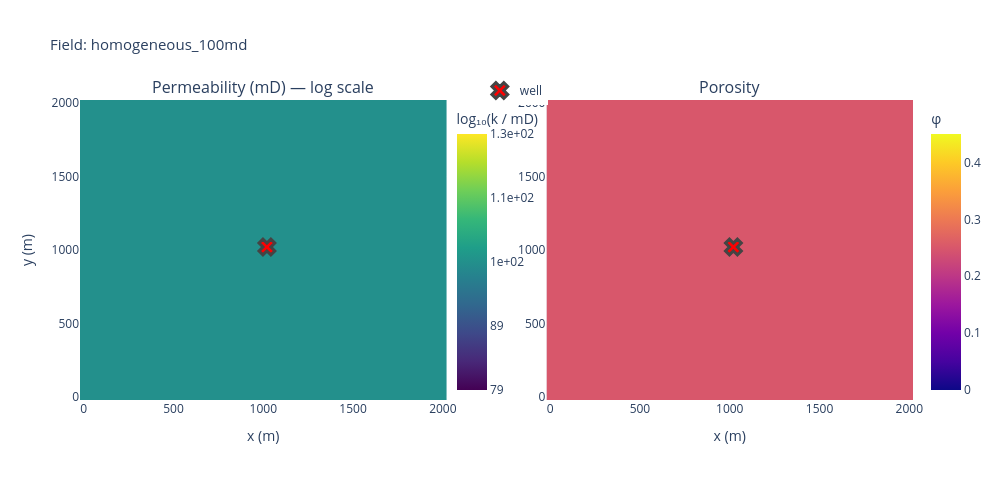
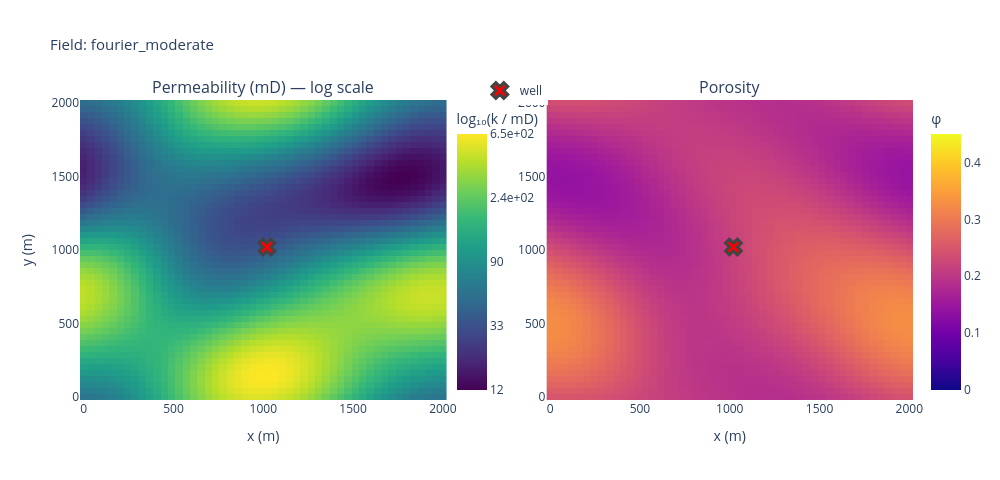
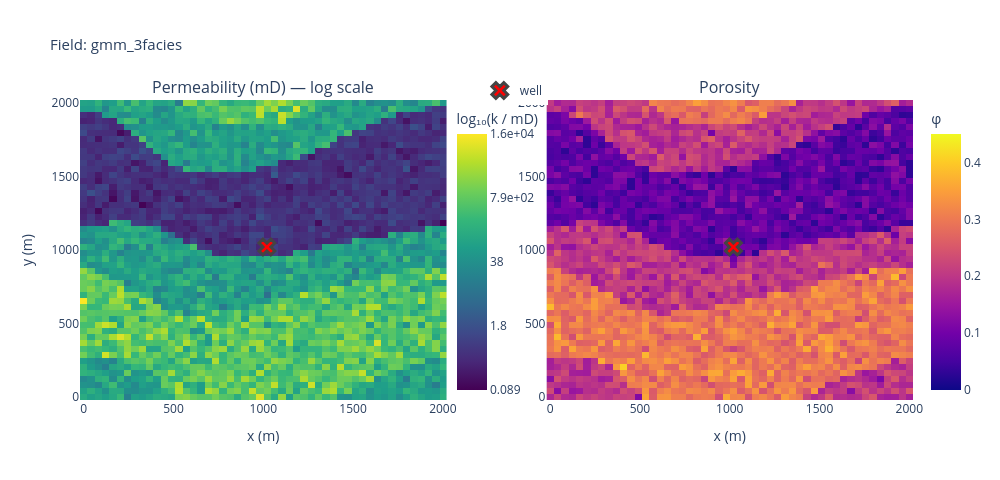

Notebook code for these charts, in order:
### Markdown cell above
## 3. Interactive visualization

Use the dropdown to switch fields and the radio buttons to switch between perm and poro. Hover over any cell to see its value. The well location is marked with a red X.

### Code cell
import plotly.graph_objects as go
from plotly.subplots import make_subplots
import numpy as np

def make_figure(field_name):
    perm, poro, well = data[field_name]
    ny, nx = perm.shape
    wy, wx = np.where(well)

    # x/y axis labels in meters (2000m domain)
    x_m = np.linspace(0, 2000, nx)
    y_m = np.linspace(0, 2000, ny)

    fig = make_subplots(
        rows=1, cols=2,
        subplot_titles=['Permeability (mD) — log scale', 'Porosity'],
        horizontal_spacing=0.12,
    )

    # --- permeability (log scale) ---
    log_perm = np.log10(np.clip(perm, 1e-4, None))
    vmin, vmax = log_perm.min(), log_perm.max()
    if vmin == vmax:
        vmin, vmax = vmin - 0.1, vmax + 0.1

    hover_perm = np.array(
        [[f'x={x_m[j]:.0f}m  y={y_m[i]:.0f}m<br>k = {perm[i,j]:.2g} mD'
          for j in range(nx)] for i in range(ny)]
    )

    fig.add_trace(go.Heatmap(
        z=log_perm,
        x=x_m, y=y_m,
        colorscale='Viridis',
        zmin=vmin, zmax=vmax,
        colorbar=dict(
            title='log₁₀(k / mD)',
            tickvals=[v for v in np.linspace(vmin, vmax, 5)],
            ticktext=[f'{10**v:.2g}' for v in np.linspace(vmin, vmax, 5)],
            x=0.44,
        ),
        hovertext=hover_perm,
        hoverinfo='text',
        name='perm',
    ), row=1, col=1)

    fig.add_trace(go.Scatter(
        x=x_m[wx], y=y_m[wy],
        mode='markers',
        marker=dict(symbol='x', size=14, color='red', line=dict(width=3)),
        name='well',
        showlegend=True,
        hovertemplate='Well<br>x=%{x:.0f}m  y=%{y:.0f}m<extra></extra>',
    ), row=1, col=1)

    # --- porosity ---
    hover_poro = np.array(
        [[f'x={x_m[j]:.0f}m  y={y_m[i]:.0f}m<br>φ = {poro[i,j]:.3f}'
          for j in range(nx)] for i in range(ny)]
    )

    fig.add_trace(go.Heatmap(
        z=poro,
        x=x_m, y=y_m,
        colorscale='Plasma',
        zmin=0, zmax=0.45,
        colorbar=dict(title='φ', x=1.01),
        hovertext=hover_poro,
        hoverinfo='text',
        name='poro',
        showlegend=False,
    ), row=1, col=2)

    fig.add_trace(go.Scatter(
        x=x_m[wx], y=y_m[wy],
        mode='markers',
        marker=dict(symbol='x', size=14, color='red', line=dict(width=3)),
        name='well',
        showlegend=False,
        hovertemplate='Well<br>x=%{x:.0f}m  y=%{y:.0f}m<extra></extra>',
    ), row=1, col=2)

    fig.update_layout(
        title=dict(text=f'Field: {field_name}', font=dict(size=15)),
        height=480,
        width=1000,
        legend=dict(x=0.48, y=1.08, orientation='h'),
    )
    fig.update_xaxes(title_text='x (m)')
    fig.update_yaxes(title_text='y (m)', row=1, col=1)

    return fig

# Show all three fields
for name in FIELDS:
    make_figure(name).show()

### Figure 1 — Plotly figure (JSON) as saved in the notebook; plotly's stock layout.template omitted (floating-point values rounded to 4 significant figures; data arrays with more than 128 entries replaced by an {"elided": "..."} marker saying what was removed)
{"data": [{"colorbar": {"ticktext": ["79", "89", "1e+02", "1.1e+02", "1.3e+02"], "tickvals": [1.9, 1.95, 2, 2.05, 2.1], "title": {"text": "log₁₀(k / mD)"}, "x": 0.44}, "colorscale": [[0, "#440154"], [0.1111, "#482878"], [0.2222, "#3e4989"], [0.3333, "#31688e"], [0.4444, "#26828e"], [0.5556, "#1f9e89"], [0.6667, "#35b779"], [0.7778, "#6ece58"], [0.8889, "#b5de2b"], [1, "#fde725"]], "hoverinfo": "text", "hovertext": {"elided": "50x50 str values"}, "name": "perm", "type": "heatmap", "x": [0.0, 40.82, 81.63, 122.4, 163.3, 204.1, 244.9, 285.7, 326.5, 367.3, 408.2, 449.0, 489.8, 530.6, 571.4, 612.2, 653.1, 693.9, 734.7, 775.5, 816.3, 857.1, 898.0, 938.8, 979.6, 1020.0, 1061.0, 1102.0, 1143.0, 1184.0, 1224.0, 1265.0, 1306.0, 1347.0, 1388.0, 1429.0, 1469.0, 1510.0, 1551.0, 1592.0, 1633.0, 1673.0, 1714.0, 1755.0, 1796.0, 1837.0, 1878.0, 1918.0, 1959.0, 2000.0], "xaxis": "x", "y": [0.0, 40.82, 81.63, 122.4, 163.3, 204.1, 244.9, 285.7, 326.5, 367.3, 408.2, 449.0, 489.8, 530.6, 571.4, 612.2, 653.1, 693.9, 734.7, 775.5, 816.3, 857.1, 898.0, 938.8, 979.6, 1020.0, 1061.0, 1102.0, 1143.0, 1184.0, 1224.0, 1265.0, 1306.0, 1347.0, 1388.0, 1429.0, 1469.0, 1510.0, 1551.0, 1592.0, 1633.0, 1673.0, 1714.0, 1755.0, 1796.0, 1837.0, 1878.0, 1918.0, 1959.0, 2000.0], "yaxis": "y", "z": {"elided": "50x50 float values"}, "zmax": 2.1, "zmin": 1.9}, {"hovertemplate": "Well<br>x=%{x:.0f}m  y=%{y:.0f}m<extra></extra>", "marker": {"color": "red", "line": {"width": 3}, "size": 14, "symbol": "x"}, "mode": "markers", "name": "well", "showlegend": true, "type": "scatter", "x": [1020.0], "xaxis": "x", "y": [1020.0], "yaxis": "y"}, {"colorbar": {"title": {"text": "φ"}, "x": 1.01}, "colorscale": [[0, "#0d0887"], [0.1111, "#46039f"], [0.2222, "#7201a8"], [0.3333, "#9c179e"], [0.4444, "#bd3786"], [0.5556, "#d8576b"], [0.6667, "#ed7953"], [0.7778, "#fb9f3a"], [0.8889, "#fdca26"], [1, "#f0f921"]], "hoverinfo": "text", "hovertext": {"elided": "50x50 str values"}, "name": "poro", "showlegend": false, "type": "heatmap", "x": [0.0, 40.82, 81.63, 122.4, 163.3, 204.1, 244.9, 285.7, 326.5, 367.3, 408.2, 449.0, 489.8, 530.6, 571.4, 612.2, 653.1, 693.9, 734.7, 775.5, 816.3, 857.1, 898.0, 938.8, 979.6, 1020.0, 1061.0, 1102.0, 1143.0, 1184.0, 1224.0, 1265.0, 1306.0, 1347.0, 1388.0, 1429.0, 1469.0, 1510.0, 1551.0, 1592.0, 1633.0, 1673.0, 1714.0, 1755.0, 1796.0, 1837.0, 1878.0, 1918.0, 1959.0, 2000.0], "xaxis": "x2", "y": [0.0, 40.82, 81.63, 122.4, 163.3, 204.1, 244.9, 285.7, 326.5, 367.3, 408.2, 449.0, 489.8, 530.6, 571.4, 612.2, 653.1, 693.9, 734.7, 775.5, 816.3, 857.1, 898.0, 938.8, 979.6, 1020.0, 1061.0, 1102.0, 1143.0, 1184.0, 1224.0, 1265.0, 1306.0, 1347.0, 1388.0, 1429.0, 1469.0, 1510.0, 1551.0, 1592.0, 1633.0, 1673.0, 1714.0, 1755.0, 1796.0, 1837.0, 1878.0, 1918.0, 1959.0, 2000.0], "yaxis": "y2", "z": {"elided": "50x50 float values"}, "zmax": 0.45, "zmin": 0}, {"hovertemplate": "Well<br>x=%{x:.0f}m  y=%{y:.0f}m<extra></extra>", "marker": {"color": "red", "line": {"width": 3}, "size": 14, "symbol": "x"}, "mode": "markers", "name": "well", "showlegend": false, "type": "scatter", "x": [1020.0], "xaxis": "x2", "y": [1020.0], "yaxis": "y2"}], "layout": {"annotations": [{"font": {"size": 16}, "showarrow": false, "text": "Permeability (mD) — log scale", "x": 0.22, "xanchor": "center", "xref": "paper", "y": 1, "yanchor": "bottom", "yref": "paper"}, {"font": {"size": 16}, "showarrow": false, "text": "Porosity", "x": 0.78, "xanchor": "center", "xref": "paper", "y": 1, "yanchor": "bottom", "yref": "paper"}], "height": 480, "legend": {"orientation": "h", "x": 0.48, "y": 1.08}, "title": {"font": {"size": 15}, "text": "Field: homogeneous_100md"}, "width": 1000, "xaxis": {"anchor": "y", "domain": [0, 0.44], "title": {"text": "x (m)"}}, "xaxis2": {"anchor": "y2", "domain": [0.56, 1], "title": {"text": "x (m)"}}, "yaxis": {"anchor": "x", "domain": [0, 1], "title": {"text": "y (m)"}}, "yaxis2": {"anchor": "x2", "domain": [0, 1]}}}

### Figure 2 — Plotly figure (JSON) as saved in the notebook; plotly's stock layout.template omitted (floating-point values rounded to 4 significant figures; data arrays with more than 128 entries replaced by an {"elided": "..."} marker saying what was removed)
{"data": [{"colorbar": {"ticktext": ["12", "33", "90", "2.4e+02", "6.5e+02"], "tickvals": [1.096, 1.524, 1.953, 2.382, 2.811], "title": {"text": "log₁₀(k / mD)"}, "x": 0.44}, "colorscale": [[0, "#440154"], [0.1111, "#482878"], [0.2222, "#3e4989"], [0.3333, "#31688e"], [0.4444, "#26828e"], [0.5556, "#1f9e89"], [0.6667, "#35b779"], [0.7778, "#6ece58"], [0.8889, "#b5de2b"], [1, "#fde725"]], "hoverinfo": "text", "hovertext": {"elided": "50x50 str values"}, "name": "perm", "type": "heatmap", "x": [0.0, 40.82, 81.63, 122.4, 163.3, 204.1, 244.9, 285.7, 326.5, 367.3, 408.2, 449.0, 489.8, 530.6, 571.4, 612.2, 653.1, 693.9, 734.7, 775.5, 816.3, 857.1, 898.0, 938.8, 979.6, 1020.0, 1061.0, 1102.0, 1143.0, 1184.0, 1224.0, 1265.0, 1306.0, 1347.0, 1388.0, 1429.0, 1469.0, 1510.0, 1551.0, 1592.0, 1633.0, 1673.0, 1714.0, 1755.0, 1796.0, 1837.0, 1878.0, 1918.0, 1959.0, 2000.0], "xaxis": "x", "y": [0.0, 40.82, 81.63, 122.4, 163.3, 204.1, 244.9, 285.7, 326.5, 367.3, 408.2, 449.0, 489.8, 530.6, 571.4, 612.2, 653.1, 693.9, 734.7, 775.5, 816.3, 857.1, 898.0, 938.8, 979.6, 1020.0, 1061.0, 1102.0, 1143.0, 1184.0, 1224.0, 1265.0, 1306.0, 1347.0, 1388.0, 1429.0, 1469.0, 1510.0, 1551.0, 1592.0, 1633.0, 1673.0, 1714.0, 1755.0, 1796.0, 1837.0, 1878.0, 1918.0, 1959.0, 2000.0], "yaxis": "y", "z": {"elided": "50x50 float values"}, "zmax": 2.811, "zmin": 1.096}, {"hovertemplate": "Well<br>x=%{x:.0f}m  y=%{y:.0f}m<extra></extra>", "marker": {"color": "red", "line": {"width": 3}, "size": 14, "symbol": "x"}, "mode": "markers", "name": "well", "showlegend": true, "type": "scatter", "x": [1020.0], "xaxis": "x", "y": [1020.0], "yaxis": "y"}, {"colorbar": {"title": {"text": "φ"}, "x": 1.01}, "colorscale": [[0, "#0d0887"], [0.1111, "#46039f"], [0.2222, "#7201a8"], [0.3333, "#9c179e"], [0.4444, "#bd3786"], [0.5556, "#d8576b"], [0.6667, "#ed7953"], [0.7778, "#fb9f3a"], [0.8889, "#fdca26"], [1, "#f0f921"]], "hoverinfo": "text", "hovertext": {"elided": "50x50 str values"}, "name": "poro", "showlegend": false, "type": "heatmap", "x": [0.0, 40.82, 81.63, 122.4, 163.3, 204.1, 244.9, 285.7, 326.5, 367.3, 408.2, 449.0, 489.8, 530.6, 571.4, 612.2, 653.1, 693.9, 734.7, 775.5, 816.3, 857.1, 898.0, 938.8, 979.6, 1020.0, 1061.0, 1102.0, 1143.0, 1184.0, 1224.0, 1265.0, 1306.0, 1347.0, 1388.0, 1429.0, 1469.0, 1510.0, 1551.0, 1592.0, 1633.0, 1673.0, 1714.0, 1755.0, 1796.0, 1837.0, 1878.0, 1918.0, 1959.0, 2000.0], "xaxis": "x2", "y": [0.0, 40.82, 81.63, 122.4, 163.3, 204.1, 244.9, 285.7, 326.5, 367.3, 408.2, 449.0, 489.8, 530.6, 571.4, 612.2, 653.1, 693.9, 734.7, 775.5, 816.3, 857.1, 898.0, 938.8, 979.6, 1020.0, 1061.0, 1102.0, 1143.0, 1184.0, 1224.0, 1265.0, 1306.0, 1347.0, 1388.0, 1429.0, 1469.0, 1510.0, 1551.0, 1592.0, 1633.0, 1673.0, 1714.0, 1755.0, 1796.0, 1837.0, 1878.0, 1918.0, 1959.0, 2000.0], "yaxis": "y2", "z": {"elided": "50x50 float values"}, "zmax": 0.45, "zmin": 0}, {"hovertemplate": "Well<br>x=%{x:.0f}m  y=%{y:.0f}m<extra></extra>", "marker": {"color": "red", "line": {"width": 3}, "size": 14, "symbol": "x"}, "mode": "markers", "name": "well", "showlegend": false, "type": "scatter", "x": [1020.0], "xaxis": "x2", "y": [1020.0], "yaxis": "y2"}], "layout": {"annotations": [{"font": {"size": 16}, "showarrow": false, "text": "Permeability (mD) — log scale", "x": 0.22, "xanchor": "center", "xref": "paper", "y": 1, "yanchor": "bottom", "yref": "paper"}, {"font": {"size": 16}, "showarrow": false, "text": "Porosity", "x": 0.78, "xanchor": "center", "xref": "paper", "y": 1, "yanchor": "bottom", "yref": "paper"}], "height": 480, "legend": {"orientation": "h", "x": 0.48, "y": 1.08}, "title": {"font": {"size": 15}, "text": "Field: fourier_moderate"}, "width": 1000, "xaxis": {"anchor": "y", "domain": [0, 0.44], "title": {"text": "x (m)"}}, "xaxis2": {"anchor": "y2", "domain": [0.56, 1], "title": {"text": "x (m)"}}, "yaxis": {"anchor": "x", "domain": [0, 1], "title": {"text": "y (m)"}}, "yaxis2": {"anchor": "x2", "domain": [0, 1]}}}

### Figure 3 — Plotly figure (JSON) as saved in the notebook; plotly's stock layout.template omitted (floating-point values rounded to 4 significant figures; data arrays with more than 128 entries replaced by an {"elided": "..."} marker saying what was removed)
{"data": [{"colorbar": {"ticktext": ["0.089", "1.8", "38", "7.9e+02", "1.6e+04"], "tickvals": [-1.051, 0.2647, 1.58, 2.895, 4.211], "title": {"text": "log₁₀(k / mD)"}, "x": 0.44}, "colorscale": [[0, "#440154"], [0.1111, "#482878"], [0.2222, "#3e4989"], [0.3333, "#31688e"], [0.4444, "#26828e"], [0.5556, "#1f9e89"], [0.6667, "#35b779"], [0.7778, "#6ece58"], [0.8889, "#b5de2b"], [1, "#fde725"]], "hoverinfo": "text", "hovertext": {"elided": "50x50 str values"}, "name": "perm", "type": "heatmap", "x": [0.0, 40.82, 81.63, 122.4, 163.3, 204.1, 244.9, 285.7, 326.5, 367.3, 408.2, 449.0, 489.8, 530.6, 571.4, 612.2, 653.1, 693.9, 734.7, 775.5, 816.3, 857.1, 898.0, 938.8, 979.6, 1020.0, 1061.0, 1102.0, 1143.0, 1184.0, 1224.0, 1265.0, 1306.0, 1347.0, 1388.0, 1429.0, 1469.0, 1510.0, 1551.0, 1592.0, 1633.0, 1673.0, 1714.0, 1755.0, 1796.0, 1837.0, 1878.0, 1918.0, 1959.0, 2000.0], "xaxis": "x", "y": [0.0, 40.82, 81.63, 122.4, 163.3, 204.1, 244.9, 285.7, 326.5, 367.3, 408.2, 449.0, 489.8, 530.6, 571.4, 612.2, 653.1, 693.9, 734.7, 775.5, 816.3, 857.1, 898.0, 938.8, 979.6, 1020.0, 1061.0, 1102.0, 1143.0, 1184.0, 1224.0, 1265.0, 1306.0, 1347.0, 1388.0, 1429.0, 1469.0, 1510.0, 1551.0, 1592.0, 1633.0, 1673.0, 1714.0, 1755.0, 1796.0, 1837.0, 1878.0, 1918.0, 1959.0, 2000.0], "yaxis": "y", "z": {"elided": "50x50 float values"}, "zmax": 4.211, "zmin": -1.051}, {"hovertemplate": "Well<br>x=%{x:.0f}m  y=%{y:.0f}m<extra></extra>", "marker": {"color": "red", "line": {"width": 3}, "size": 14, "symbol": "x"}, "mode": "markers", "name": "well", "showlegend": true, "type": "scatter", "x": [1020.0], "xaxis": "x", "y": [1020.0], "yaxis": "y"}, {"colorbar": {"title": {"text": "φ"}, "x": 1.01}, "colorscale": [[0, "#0d0887"], [0.1111, "#46039f"], [0.2222, "#7201a8"], [0.3333, "#9c179e"], [0.4444, "#bd3786"], [0.5556, "#d8576b"], [0.6667, "#ed7953"], [0.7778, "#fb9f3a"], [0.8889, "#fdca26"], [1, "#f0f921"]], "hoverinfo": "text", "hovertext": {"elided": "50x50 str values"}, "name": "poro", "showlegend": false, "type": "heatmap", "x": [0.0, 40.82, 81.63, 122.4, 163.3, 204.1, 244.9, 285.7, 326.5, 367.3, 408.2, 449.0, 489.8, 530.6, 571.4, 612.2, 653.1, 693.9, 734.7, 775.5, 816.3, 857.1, 898.0, 938.8, 979.6, 1020.0, 1061.0, 1102.0, 1143.0, 1184.0, 1224.0, 1265.0, 1306.0, 1347.0, 1388.0, 1429.0, 1469.0, 1510.0, 1551.0, 1592.0, 1633.0, 1673.0, 1714.0, 1755.0, 1796.0, 1837.0, 1878.0, 1918.0, 1959.0, 2000.0], "xaxis": "x2", "y": [0.0, 40.82, 81.63, 122.4, 163.3, 204.1, 244.9, 285.7, 326.5, 367.3, 408.2, 449.0, 489.8, 530.6, 571.4, 612.2, 653.1, 693.9, 734.7, 775.5, 816.3, 857.1, 898.0, 938.8, 979.6, 1020.0, 1061.0, 1102.0, 1143.0, 1184.0, 1224.0, 1265.0, 1306.0, 1347.0, 1388.0, 1429.0, 1469.0, 1510.0, 1551.0, 1592.0, 1633.0, 1673.0, 1714.0, 1755.0, 1796.0, 1837.0, 1878.0, 1918.0, 1959.0, 2000.0], "yaxis": "y2", "z": {"elided": "50x50 float values"}, "zmax": 0.45, "zmin": 0}, {"hovertemplate": "Well<br>x=%{x:.0f}m  y=%{y:.0f}m<extra></extra>", "marker": {"color": "red", "line": {"width": 3}, "size": 14, "symbol": "x"}, "mode": "markers", "name": "well", "showlegend": false, "type": "scatter", "x": [1020.0], "xaxis": "x2", "y": [1020.0], "yaxis": "y2"}], "layout": {"annotations": [{"font": {"size": 16}, "showarrow": false, "text": "Permeability (mD) — log scale", "x": 0.22, "xanchor": "center", "xref": "paper", "y": 1, "yanchor": "bottom", "yref": "paper"}, {"font": {"size": 16}, "showarrow": false, "text": "Porosity", "x": 0.78, "xanchor": "center", "xref": "paper", "y": 1, "yanchor": "bottom", "yref": "paper"}], "height": 480, "legend": {"orientation": "h", "x": 0.48, "y": 1.08}, "title": {"font": {"size": 15}, "text": "Field: gmm_3facies"}, "width": 1000, "xaxis": {"anchor": "y", "domain": [0, 0.44], "title": {"text": "x (m)"}}, "xaxis2": {"anchor": "y2", "domain": [0.56, 1], "title": {"text": "x (m)"}}, "yaxis": {"anchor": "x", "domain": [0, 1], "title": {"text": "y (m)"}}, "yaxis2": {"anchor": "x2", "domain": [0, 1]}}}
